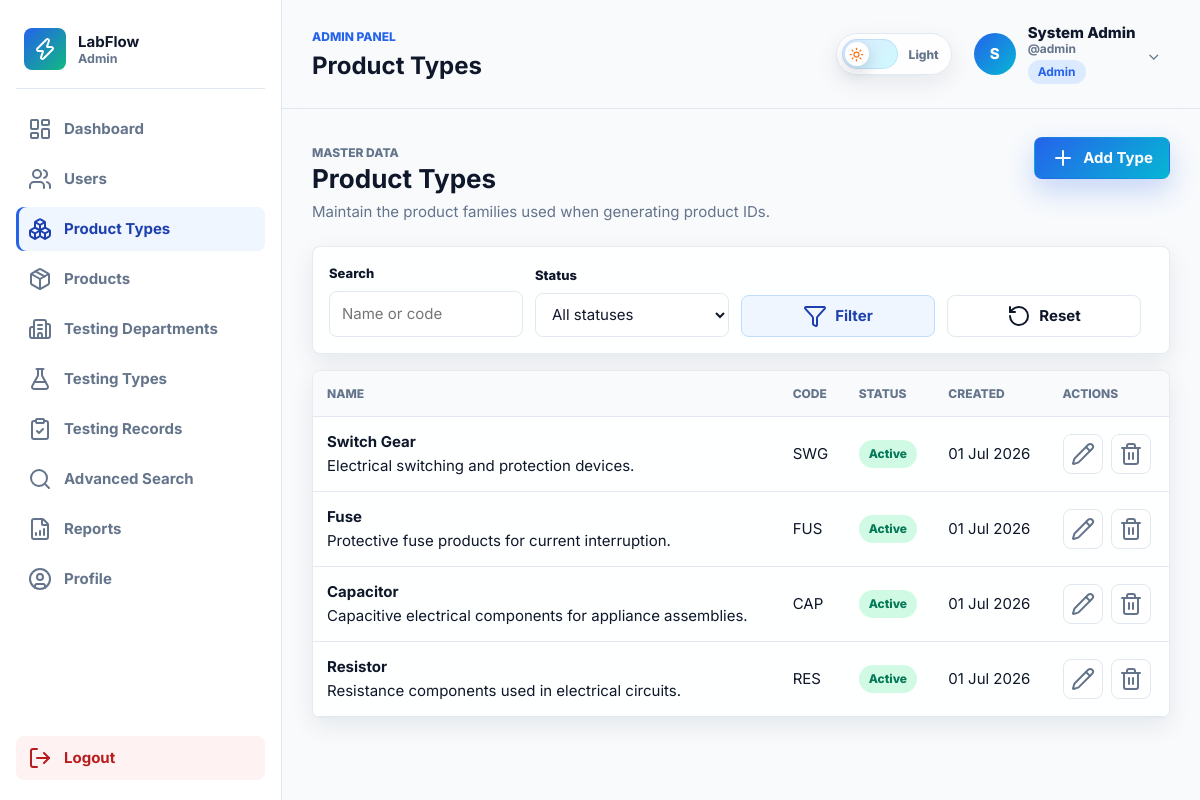
/admin/product-types/index.php (signed in), run on the app's committed database.
### tables this page shows
CREATE TABLE `product_types` (
  `id` INT UNSIGNED NOT NULL AUTO_INCREMENT,
  `name` VARCHAR(120) NOT NULL,
  `code` VARCHAR(10) NOT NULL,
  `description` TEXT NULL,
  `status` ENUM('active', 'inactive') NOT NULL DEFAULT 'active',
  `created_at` DATETIME NOT NULL DEFAULT CURRENT_TIMESTAMP,
  `updated_at` DATETIME NULL DEFAULT NULL ON UPDATE CURRENT_TIMESTAMP,
  PRIMARY KEY (`id`),
  UNIQUE KEY `uq_product_types_code` (`code`),
  KEY `idx_product_types_status` (`status`)
);

### admin/product-types/index.php (the view, shortened to what this page needs)
<?php
$pdo = getPDO();
$q = trim($_GET['q'] ?? '');
$params = [];
$sql = 'SELECT * FROM product_types';
$sql .= ' ORDER BY created_at DESC';
$stmt = $pdo->prepare($sql);
$stmt->execute($params);
$rows = $stmt->fetchAll();
include __DIR__ . '/../../includes/admin_start.php';
?>
<div class="page-header" data-animate="fade-up">
    <div>
        <p class="eyebrow">Master data</p>
        <h2>Product Types</h2>
        <p>Maintain the product families used when generating product IDs.</p>
    </div>
    <a class="btn btn-primary" href="<?= url('admin/product-types/create.php') ?>"><i data-lucide="plus"></i> Add Type</a>
</div>
<form class="filter-bar surface-card" method="get" data-animate="fade-up">
    <div class="field">
        <label>Search</label>
        <input type="search" name="q" value="<?= e($q) ?>" placeholder="Name or code">
    </div>
    <div class="field">
        <label>Status</label>
        <select name="status">
            <option value="">All statuses</option>
        </select>
    </div>
    <button class="btn btn-secondary" type="submit"><i data-lucide="filter"></i> Filter</button>
    <a class="btn btn-soft" href="<?= url('admin/product-types/index.php') ?>"><i data-lucide="rotate-ccw"></i> Reset</a>
</form>
<section class="surface-card table-shell" data-animate="fade-up">
    <?php if ($rows): ?>
        <table class="data-table">
            <thead>
                <tr>
                    <th>Name</th>
                    <th>Code</th>
                    <th>Status</th>
                    <th>Created</th>
                    <th>Actions</th>
                </tr>
            </thead>
            <tbody>
                <?php foreach ($rows as $row): ?>
                    <tr data-search-row>
                        <td><strong><?= e($row['name']) ?></strong><br><span><?= e($row['description']) ?></span></td>
                        <td><?= e($row['code']) ?></td>
                        <td><?= statusBadge($row['status']) ?></td>
                        <td><?= e(formatDate($row['created_at'])) ?></td>
                        <td>
                            <div class="table-actions">
                                <a class="icon-btn" href="<?= url('admin/product-types/edit.php?id=' . (int) $row['id']) ?>" aria-label="Edit"><i data-lucide="pencil"></i></a>
                                <form method="post" action="<?= url('admin/product-types/delete.php') ?>" onsubmit="return confirm('Delete this product type?');">
                                    <button class="icon-btn" type="submit" aria-label="Delete"><i data-lucide="trash-2"></i></button>
                                </form>
                            </div>
                        </td>
                    </tr>
                <?php endforeach; ?>
            </tbody>
        </table>
    <?php endif; ?>
</section>
<?php include __DIR__ . '/../../includes/admin_end.php'; ?>

### includes/functions.php (shortened to what this page needs)
<?php
function e(mixed $value): string
{
    return htmlspecialchars((string) $value, ENT_QUOTES, 'UTF-8');
}
function url(string $path = ''): string
{
    $path = trim($path, '/');
    $base = APP_BASE_PATH ?: '';
    return $path === '' ? ($base . '/') : ($base . '/' . $path);
}
function formatDate(?string $date, string $format = 'd M Y'): string
{
    return date($format, strtotime($date));
}
function humanize(?string $value): string
{
    return ucwords(str_replace('_', ' ', (string) $value));
}
function statusBadge(?string $status): string
{
    $status = $status ?: 'pending';
    $classMap = [
        'active' => 'success',
        'inactive' => 'neutral',
        'manufactured' => 'info',
        'under_testing' => 'warning',
        'passed_internal' => 'success',
        'failed_internal' => 'danger',
        'sent_to_cpri' => 'primary',
        'approved' => 'success',
        'sent_for_remaking' => 'danger',
        'pending' => 'warning',
        'in_progress' => 'info',
        'completed' => 'success',
        'sent_to_next_department' => 'primary',
    ];
    $class = $classMap[$status] ?? 'neutral';
    return '<span class="badge badge-' . e($class) . '">' . e(humanize($status)) . '</span>';
}

### assets/css/style.css (style rules this page uses)
:root { --primary: #2563eb; --primary-dark: #1e40af; --cyan: #06b6d4; --emerald: #10b981; --amber: #f59e0b; --danger: #ef4444; --bg: #f8fafc; --surface: #ffffff; --surface-soft: #f1f5f9; --text: #0f172a; --muted: #64748b; --border: #e2e8f0; --shadow-sm: 0 8px 24px rgba(15, 23, 42, 0.08); --shadow-md: 0 18px 50px rgba(37, 99, 235, 0.12); --radius: 8px; --sidebar-width: 282px; }
* { box-sizing: border-box; }
html { scroll-behavior: smooth; }
body { margin: 0; background: var(--bg); color: var(--text); font-family: "Inter", system-ui, -apple-system, BlinkMacSystemFont, "Segoe UI", sans-serif; font-size: 15px; line-height: 1.6; }
a { color: inherit; text-decoration: none; }
button, input, select, textarea { font: inherit; }
img, svg { max-width: 100%; }
.btn { position: relative; overflow: hidden; display: inline-flex; align-items: center; justify-content: center; gap: 8px; min-height: 42px; padding: 0 16px; border: 1px solid transparent; border-radius: var(--radius); cursor: pointer; font-weight: 700; transition: transform 180ms ease, box-shadow 180ms ease, border-color 180ms ease, background 180ms ease; white-space: nowrap; }
.btn::after { content: ""; position: absolute; inset: 0; background: linear-gradient(110deg, transparent 0%, rgba(255, 255, 255, 0.34) 46%, transparent 58%); transform: translateX(-120%); transition: transform 520ms ease; pointer-events: none; }
.btn-primary { color: #fff; background: linear-gradient(135deg, var(--primary), var(--cyan)); box-shadow: 0 12px 28px rgba(37, 99, 235, 0.24); }
.btn-secondary { color: var(--primary-dark); background: #eff6ff; border-color: #bfdbfe; }
.btn-soft { color: var(--text); background: var(--surface); border-color: var(--border); }
.icon-btn { display: inline-flex; align-items: center; justify-content: center; width: 40px; height: 40px; border: 1px solid var(--border); border-radius: var(--radius); color: var(--muted); background: var(--surface); cursor: pointer; transition: color 180ms ease, background 180ms ease, transform 180ms ease; }
.eyebrow { margin: 0 0 6px; color: var(--primary); font-size: 12px; font-weight: 800; letter-spacing: 0; text-transform: uppercase; }
.badge { display: inline-flex; align-items: center; min-height: 28px; padding: 4px 10px; border-radius: 999px; font-size: 12px; font-weight: 800; }
.badge-success { color: #047857; background: #d1fae5; }
.app-body { min-height: 100vh; }
.surface-card { border: 1px solid rgba(226, 232, 240, 0.86); border-radius: var(--radius); background: rgba(255, 255, 255, 0.86); box-shadow: var(--shadow-sm); }
.page-header { display: flex; align-items: flex-start; justify-content: space-between; gap: 18px; margin-bottom: 22px; }
.page-header h2 { margin: 0; font-size: 26px; line-height: 1.2; }
.page-header p { margin: 6px 0 0; color: var(--muted); }
body.app-body, body.app-body .sidebar, body.app-body .topbar, body.app-body .surface-card, body.app-body .field input, body.app-body .field select, body.app-body .field textarea, body.app-body .data-table th, body.app-body .data-table td, body.app-body .theme-toggle { transition: color 220ms ease, background-color 220ms ease, border-color 220ms ease, box-shadow 220ms ease; }

### assets/css/forms.css (style rules this page uses)
.field { display: grid; gap: 7px; }
.field label { color: var(--text); font-size: 13px; font-weight: 800; }
.field input, .field select, .field textarea { width: 100%; min-height: 44px; padding: 10px 12px; border: 1px solid var(--border); border-radius: var(--radius); color: var(--text); background: #fff; outline: none; transition: border-color 180ms ease, box-shadow 180ms ease; }
.filter-bar { display: grid; grid-template-columns: repeat(4, minmax(0, 1fr)) auto; gap: 12px; align-items: end; margin-bottom: 16px; padding: 16px; }

### assets/css/tables.css (style rules this page uses)
.table-shell { overflow-x: auto; }
.data-table { width: 100%; border-collapse: collapse; min-width: 760px; }
.data-table th, .data-table td { padding: 13px 14px; border-bottom: 1px solid var(--border); text-align: left; vertical-align: middle; }
.data-table th { color: var(--muted); font-size: 12px; font-weight: 800; text-transform: uppercase; background: #f8fafc; }
.data-table tr { transition: background 180ms ease; }
.table-actions { display: flex; align-items: center; gap: 8px; }
.table-actions form { margin: 0; }

### data on the page
product_types: name "Switch Gear", description "Electrical switching and protection devices.", code "SWG", status "Active", created_at "01 Jul 2026"
product_types: name "Fuse", description "Protective fuse products for current interruption.", code "FUS", status "Active", created_at "01 Jul 2026"
product_types: name "Capacitor", description "Capacitive electrical components for appliance assemblies.", code "CAP", status "Active", created_at "01 Jul 2026"
product_types: name "Resistor", description "Resistance components used in electrical circuits.", code "RES", status "Active", created_at "01 Jul 2026"

### other printed values
$panelBrand "LabFlow"
humanize(current_user()['role'] ?? 'admin') "Admin"
$item['label'] "Dashboard"
$item['label'] "Users"
$item['label'] "Product Types"
$item['label'] "Products"
$item['label'] "Testing Departments"
$item['label'] "Testing Types"
$item['label'] "Testing Records"
$item['label'] "Advanced Search"
$item['label'] "Reports"
$item['label'] "Profile"
$panelName "ADMIN PANEL"
$pageTitle "Product Types"
substr($userName, 0, 1) "S"
